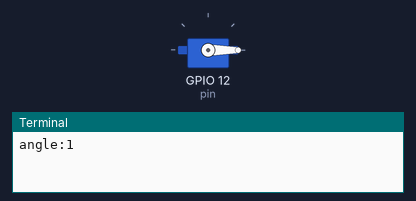
A program run on a simulated Raspberry Pi (BCM pin numbers). Parts: servo, the last lines printed to the terminal. Servo angles are drawn from the pulse width (0.5 ms = 0°, 2.5 ms = 180°).

Above: at 0.05 s.
At 1.5 s:
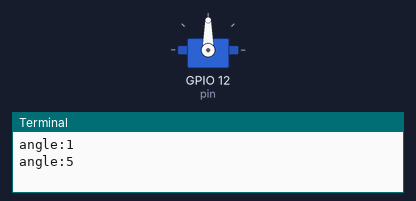
At 3.0 s:
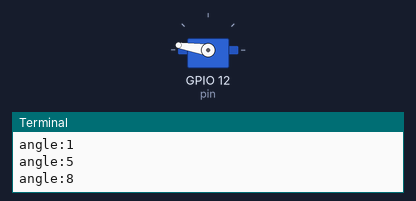
Timing chart, 0 to 6.9 s (numbered marks = the images above):
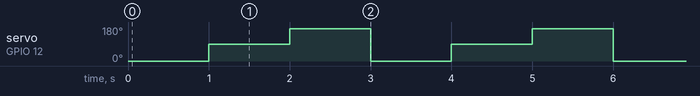

Measured:
- by itself, servo on GPIO 12 (pin): repeats every 3.0 s: 171° 1.0 s, 0° 1.0 s, 90° 1.0 s

The program:

servo_moter.py
```python
import RPi.GPIO as GPIO
import time

pin = 12

GPIO.setmode(GPIO.BCM)
GPIO.setup(pin, GPIO.OUT)
p=GPIO.PWM(pin, 50)
p.start(2.5)

try:
    while True:
        p.ChangeDutyCycle(2.5)
        print('angle:1')
        time.sleep(1)
        p.ChangeDutyCycle(7.5)
        print('angle:5')
        time.sleep(1)
        p.ChangeDutyCycle(12)
        print('angle:8')
        time.sleep(1)
except KeybordInterrupt:
    p.stop()
GPIO.cleanup()
```
